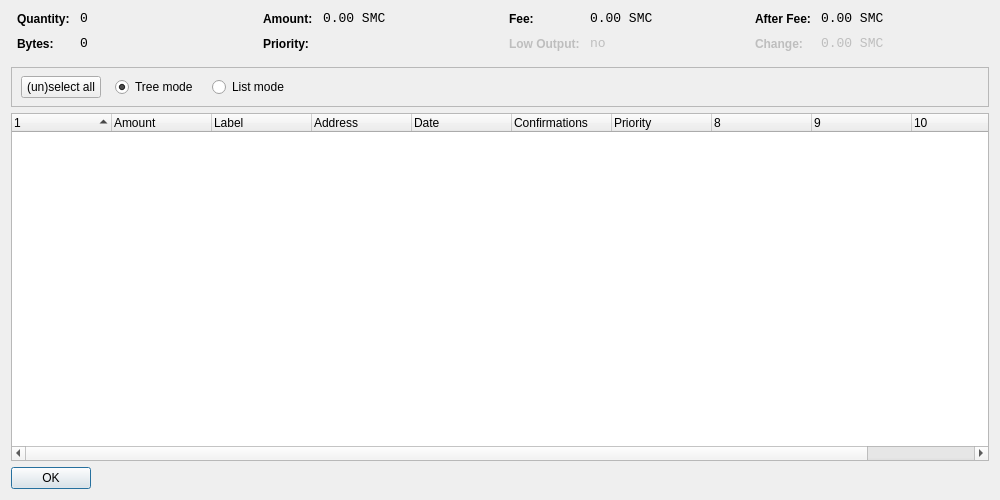
<?xml version="1.0" encoding="UTF-8"?>
<ui version="4.0">
 <class>CoinControlDialog</class>
 <widget class="QDialog" name="CoinControlDialog">
  <property name="geometry">
   <rect>
    <x>0</x>
    <y>0</y>
    <width>1000</width>
    <height>500</height>
   </rect>
  </property>
  <property name="windowTitle">
   <string>Coin Control</string>
  </property>
  <layout class="QVBoxLayout" name="verticalLayout">
   <item>
    <layout class="QHBoxLayout" name="horizontalLayoutTop" stretch="0,0,0,0">
     <property name="topMargin">
      <number>0</number>
     </property>
     <property name="bottomMargin">
      <number>10</number>
     </property>
     <item>
      <layout class="QFormLayout" name="formLayoutCoinControl1">
       <property name="horizontalSpacing">
        <number>10</number>
       </property>
       <property name="verticalSpacing">
        <number>10</number>
       </property>
       <property name="leftMargin">
        <number>6</number>
       </property>
       <property name="rightMargin">
        <number>6</number>
       </property>
       <item row="0" column="0">
        <widget class="QLabel" name="labelCoinControlQuantityText">
         <property name="styleSheet">
          <string notr="true">font-weight:bold;</string>
         </property>
         <property name="text">
          <string>Quantity:</string>
         </property>
        </widget>
       </item>
       <item row="0" column="1">
        <widget class="QLabel" name="labelCoinControlQuantity">
         <property name="font">
          <font>
           <family>Monospace</family>
           <pointsize>10</pointsize>
          </font>
         </property>
         <property name="cursor">
          <cursorShape>IBeamCursor</cursorShape>
         </property>
         <property name="contextMenuPolicy">
          <enum>Qt::ActionsContextMenu</enum>
         </property>
         <property name="text">
          <string notr="true">0</string>
         </property>
         <property name="textInteractionFlags">
          <set>Qt::LinksAccessibleByMouse|Qt::TextSelectableByKeyboard|Qt::TextSelectableByMouse</set>
         </property>
        </widget>
       </item>
       <item row="1" column="0">
        <widget class="QLabel" name="labelCoinControlBytesText">
         <property name="styleSheet">
          <string notr="true">font-weight:bold;</string>
         </property>
         <property name="text">
          <string>Bytes:</string>
         </property>
        </widget>
       </item>
       <item row="1" column="1">
        <widget class="QLabel" name="labelCoinControlBytes">
         <property name="font">
          <font>
           <family>Monospace</family>
           <pointsize>10</pointsize>
          </font>
         </property>
         <property name="cursor">
          <cursorShape>IBeamCursor</cursorShape>
         </property>
         <property name="contextMenuPolicy">
          <enum>Qt::ActionsContextMenu</enum>
         </property>
         <property name="text">
          <string notr="true">0</string>
         </property>
         <property name="textInteractionFlags">
          <set>Qt::LinksAccessibleByMouse|Qt::TextSelectableByKeyboard|Qt::TextSelectableByMouse</set>
         </property>
        </widget>
       </item>
      </layout>
     </item>
     <item>
      <layout class="QFormLayout" name="formLayoutCoinControl2">
       <property name="horizontalSpacing">
        <number>10</number>
       </property>
       <property name="verticalSpacing">
        <number>10</number>
       </property>
       <property name="leftMargin">
        <number>6</number>
       </property>
       <property name="rightMargin">
        <number>6</number>
       </property>
       <item row="0" column="0">
        <widget class="QLabel" name="labelCoinControlAmountText">
         <property name="styleSheet">
          <string notr="true">font-weight:bold;</string>
         </property>
         <property name="text">
          <string>Amount:</string>
         </property>
        </widget>
       </item>
       <item row="0" column="1">
        <widget class="QLabel" name="labelCoinControlAmount">
         <property name="font">
          <font>
           <family>Monospace</family>
           <pointsize>10</pointsize>
          </font>
         </property>
         <property name="cursor">
          <cursorShape>IBeamCursor</cursorShape>
         </property>
         <property name="contextMenuPolicy">
          <enum>Qt::ActionsContextMenu</enum>
         </property>
         <property name="text">
          <string notr="true">0.00 SMC</string>
         </property>
         <property name="textInteractionFlags">
          <set>Qt::LinksAccessibleByMouse|Qt::TextSelectableByKeyboard|Qt::TextSelectableByMouse</set>
         </property>
        </widget>
       </item>
       <item row="1" column="0">
        <widget class="QLabel" name="labelCoinControlPriorityText">
         <property name="styleSheet">
          <string notr="true">font-weight:bold;</string>
         </property>
         <property name="text">
          <string>Priority:</string>
         </property>
        </widget>
       </item>
       <item row="1" column="1">
        <widget class="QLabel" name="labelCoinControlPriority">
         <property name="font">
          <font>
           <family>Monospace</family>
           <pointsize>10</pointsize>
          </font>
         </property>
         <property name="cursor">
          <cursorShape>IBeamCursor</cursorShape>
         </property>
         <property name="contextMenuPolicy">
          <enum>Qt::ActionsContextMenu</enum>
         </property>
         <property name="text">
          <string/>
         </property>
         <property name="textInteractionFlags">
          <set>Qt::LinksAccessibleByMouse|Qt::TextSelectableByKeyboard|Qt::TextSelectableByMouse</set>
         </property>
        </widget>
       </item>
      </layout>
     </item>
     <item>
      <layout class="QFormLayout" name="formLayoutCoinControl3">
       <property name="horizontalSpacing">
        <number>10</number>
       </property>
       <property name="verticalSpacing">
        <number>10</number>
       </property>
       <property name="leftMargin">
        <number>6</number>
       </property>
       <property name="rightMargin">
        <number>6</number>
       </property>
       <item row="0" column="0">
        <widget class="QLabel" name="labelCoinControlFeeText">
         <property name="styleSheet">
          <string notr="true">font-weight:bold;</string>
         </property>
         <property name="text">
          <string>Fee:</string>
         </property>
        </widget>
       </item>
       <item row="0" column="1">
        <widget class="QLabel" name="labelCoinControlFee">
         <property name="font">
          <font>
           <family>Monospace</family>
           <pointsize>10</pointsize>
          </font>
         </property>
         <property name="cursor">
          <cursorShape>IBeamCursor</cursorShape>
         </property>
         <property name="contextMenuPolicy">
          <enum>Qt::ActionsContextMenu</enum>
         </property>
         <property name="text">
          <string notr="true">0.00 SMC</string>
         </property>
         <property name="textInteractionFlags">
          <set>Qt::LinksAccessibleByMouse|Qt::TextSelectableByKeyboard|Qt::TextSelectableByMouse</set>
         </property>
        </widget>
       </item>
       <item row="1" column="0">
        <widget class="QLabel" name="labelCoinControlLowOutputText">
         <property name="enabled">
          <bool>false</bool>
         </property>
         <property name="styleSheet">
          <string notr="true">font-weight:bold;</string>
         </property>
         <property name="text">
          <string>Low Output:</string>
         </property>
        </widget>
       </item>
       <item row="1" column="1">
        <widget class="QLabel" name="labelCoinControlLowOutput">
         <property name="enabled">
          <bool>false</bool>
         </property>
         <property name="font">
          <font>
           <family>Monospace</family>
           <pointsize>10</pointsize>
          </font>
         </property>
         <property name="cursor">
          <cursorShape>IBeamCursor</cursorShape>
         </property>
         <property name="contextMenuPolicy">
          <enum>Qt::ActionsContextMenu</enum>
         </property>
         <property name="text">
          <string notr="true">no</string>
         </property>
         <property name="textInteractionFlags">
          <set>Qt::LinksAccessibleByMouse|Qt::TextSelectableByKeyboard|Qt::TextSelectableByMouse</set>
         </property>
        </widget>
       </item>
      </layout>
     </item>
     <item>
      <layout class="QFormLayout" name="formLayoutCoinControl4">
       <property name="horizontalSpacing">
        <number>10</number>
       </property>
       <property name="verticalSpacing">
        <number>10</number>
       </property>
       <property name="leftMargin">
        <number>6</number>
       </property>
       <property name="rightMargin">
        <number>6</number>
       </property>
       <item row="0" column="0">
        <widget class="QLabel" name="labelCoinControlAfterFeeText">
         <property name="styleSheet">
          <string notr="true">font-weight:bold;</string>
         </property>
         <property name="text">
          <string>After Fee:</string>
         </property>
        </widget>
       </item>
       <item row="0" column="1">
        <widget class="QLabel" name="labelCoinControlAfterFee">
         <property name="font">
          <font>
           <family>Monospace</family>
           <pointsize>10</pointsize>
          </font>
         </property>
         <property name="cursor">
          <cursorShape>IBeamCursor</cursorShape>
         </property>
         <property name="contextMenuPolicy">
          <enum>Qt::ActionsContextMenu</enum>
         </property>
         <property name="text">
          <string notr="true">0.00 SMC</string>
         </property>
         <property name="textInteractionFlags">
          <set>Qt::LinksAccessibleByMouse|Qt::TextSelectableByKeyboard|Qt::TextSelectableByMouse</set>
         </property>
        </widget>
       </item>
       <item row="1" column="0">
        <widget class="QLabel" name="labelCoinControlChangeText">
         <property name="enabled">
          <bool>false</bool>
         </property>
         <property name="styleSheet">
          <string notr="true">font-weight:bold;</string>
         </property>
         <property name="text">
          <string>Change:</string>
         </property>
        </widget>
       </item>
       <item row="1" column="1">
        <widget class="QLabel" name="labelCoinControlChange">
         <property name="enabled">
          <bool>false</bool>
         </property>
         <property name="font">
          <font>
           <family>Monospace</family>
           <pointsize>10</pointsize>
          </font>
         </property>
         <property name="cursor">
          <cursorShape>IBeamCursor</cursorShape>
         </property>
         <property name="contextMenuPolicy">
          <enum>Qt::ActionsContextMenu</enum>
         </property>
         <property name="text">
          <string notr="true">0.00 SMC</string>
         </property>
         <property name="textInteractionFlags">
          <set>Qt::LinksAccessibleByMouse|Qt::TextSelectableByKeyboard|Qt::TextSelectableByMouse</set>
         </property>
        </widget>
       </item>
      </layout>
     </item>
    </layout>
   </item>
   <item>
    <widget class="QFrame" name="frame">
     <property name="minimumSize">
      <size>
       <width>0</width>
       <height>40</height>
      </size>
     </property>
     <property name="frameShape">
      <enum>QFrame::StyledPanel</enum>
     </property>
     <property name="frameShadow">
      <enum>QFrame::Sunken</enum>
     </property>
     <widget class="QWidget" name="horizontalLayoutWidget">
      <property name="geometry">
       <rect>
        <x>10</x>
        <y>0</y>
        <width>781</width>
        <height>41</height>
       </rect>
      </property>
      <layout class="QHBoxLayout" name="horizontalLayoutPanel" stretch="0,0,0,0,0">
       <property name="spacing">
        <number>14</number>
       </property>
       <item>
        <widget class="QPushButton" name="pushButtonSelectAll">
         <property name="sizePolicy">
          <sizepolicy hsizetype="Maximum" vsizetype="Fixed">
           <horstretch>0</horstretch>
           <verstretch>0</verstretch>
          </sizepolicy>
         </property>
         <property name="text">
          <string>(un)select all</string>
         </property>
        </widget>
       </item>
       <item>
        <widget class="QRadioButton" name="radioTreeMode">
         <property name="sizePolicy">
          <sizepolicy hsizetype="Maximum" vsizetype="Fixed">
           <horstretch>0</horstretch>
           <verstretch>0</verstretch>
          </sizepolicy>
         </property>
         <property name="text">
          <string>Tree mode</string>
         </property>
         <property name="checked">
          <bool>true</bool>
         </property>
        </widget>
       </item>
       <item>
        <widget class="QRadioButton" name="radioListMode">
         <property name="sizePolicy">
          <sizepolicy hsizetype="Maximum" vsizetype="Fixed">
           <horstretch>0</horstretch>
           <verstretch>0</verstretch>
          </sizepolicy>
         </property>
         <property name="text">
          <string>List mode</string>
         </property>
        </widget>
       </item>
       <item>
        <spacer name="horizontalSpacer">
         <property name="orientation">
          <enum>Qt::Horizontal</enum>
         </property>
         <property name="sizeHint" stdset="0">
          <size>
           <width>40</width>
           <height>20</height>
          </size>
         </property>
        </spacer>
       </item>
      </layout>
     </widget>
    </widget>
   </item>
   <item>
    <widget class="CoinControlTreeWidget" name="treeWidget">
     <property name="contextMenuPolicy">
      <enum>Qt::CustomContextMenu</enum>
     </property>
     <property name="sortingEnabled">
      <bool>false</bool>
     </property>
     <property name="columnCount">
      <number>11</number>
     </property>
     <attribute name="headerShowSortIndicator" stdset="0">
      <bool>true</bool>
     </attribute>
     <attribute name="headerStretchLastSection">
      <bool>false</bool>
     </attribute>
     <column>
      <property name="text">
       <string/>
      </property>
     </column>
     <column>
      <property name="text">
       <string>Amount</string>
      </property>
     </column>
     <column>
      <property name="text">
       <string>Label</string>
      </property>
     </column>
     <column>
      <property name="text">
       <string>Address</string>
      </property>
     </column>
     <column>
      <property name="text">
       <string>Date</string>
      </property>
     </column>
     <column>
      <property name="text">
       <string>Confirmations</string>
      </property>
      <property name="toolTip">
       <string>Confirmed</string>
      </property>
     </column>
     <column>
      <property name="text">
       <string>Priority</string>
      </property>
     </column>
     <column>
      <property name="text">
       <string/>
      </property>
     </column>
     <column>
      <property name="text">
       <string/>
      </property>
     </column>
     <column>
      <property name="text">
       <string/>
      </property>
     </column>
     <column>
      <property name="text">
       <string/>
      </property>
     </column>
    </widget>
   </item>
   <item>
    <widget class="QDialogButtonBox" name="buttonBox">
     <property name="sizePolicy">
      <sizepolicy hsizetype="Maximum" vsizetype="Fixed">
       <horstretch>0</horstretch>
       <verstretch>0</verstretch>
      </sizepolicy>
     </property>
     <property name="orientation">
      <enum>Qt::Horizontal</enum>
     </property>
     <property name="standardButtons">
      <set>QDialogButtonBox::Ok</set>
     </property>
    </widget>
   </item>
  </layout>
 </widget>
 <customwidgets>
  <customwidget>
   <class>CoinControlTreeWidget</class>
   <extends>QTreeWidget</extends>
   <header>coincontroltreewidget.h</header>
  </customwidget>
 </customwidgets>
 <resources/>
 <connections/>
</ui>
